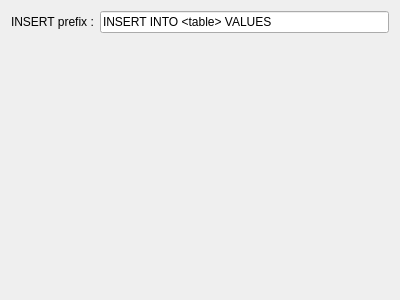
<?xml version="1.0" encoding="UTF-8"?>
<ui version="4.0">
 <class>EwSqlPage</class>
 <widget class="QWizardPage" name="EwSqlPage">
  <property name="geometry">
   <rect>
    <x>0</x>
    <y>0</y>
    <width>400</width>
    <height>300</height>
   </rect>
  </property>
  <property name="windowTitle">
   <string>WizardPage</string>
  </property>
  <property name="title">
   <string>SQL options</string>
  </property>
  <property name="subTitle">
   <string>Please check the following options.</string>
  </property>
  <layout class="QFormLayout" name="formLayout">
   <item row="0" column="0">
    <widget class="QLabel" name="label_4">
     <property name="text">
      <string>INSERT prefix :</string>
     </property>
    </widget>
   </item>
   <item row="0" column="1">
    <widget class="QLineEdit" name="lineEdit_3">
     <property name="text">
      <string>INSERT INTO &lt;table&gt; VALUES</string>
     </property>
    </widget>
   </item>
  </layout>
 </widget>
 <resources/>
 <connections/>
</ui>
